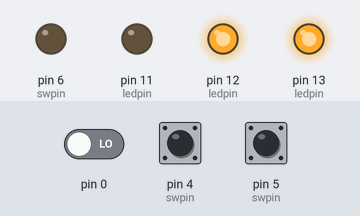
Simulated run of this sketch. Board: Arduino Uno, built with avr-gcc and run on an emulated ATmega328P. Parts: output pins drawn as LEDs (lit = HIGH). The test bench sets the inputs (shaded band); at power-on: pin 0 LOW, pin 4 (swpin) HIGH, pin 5 (swpin) HIGH.

Above: at 1.2 s.
1.3 s: pin 0 driven HIGH
At 3.0 s:
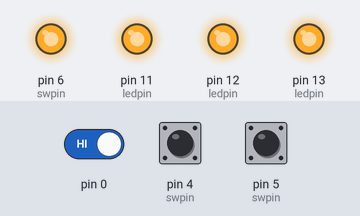
4.3 s: pin 4 (swpin) pulled LOW for 1 s
At 5.3 s:
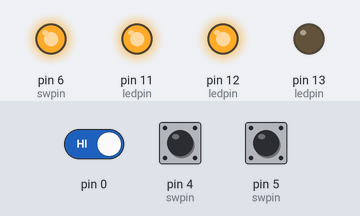
7.0 s: pin 5 (swpin) pulled LOW for 1 s
At 7.9 s:
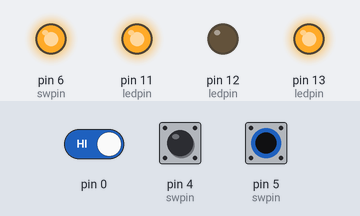
9.7 s: pin 0 driven LOW
At 10.15 s:
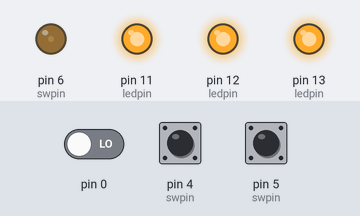
12.2 s: pin 4 (swpin) pulled LOW for 3.2 s
At 12.9 s:
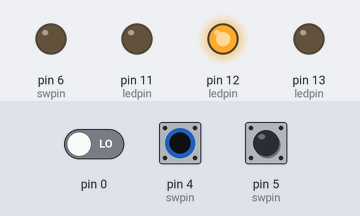
17.1 s: pin 5 (swpin) pulled LOW for 3.2 s
At 17.9 s:
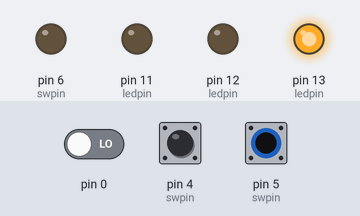
Timing chart, 0 to 22.1 s (numbered marks = the images above; inputs shaded):
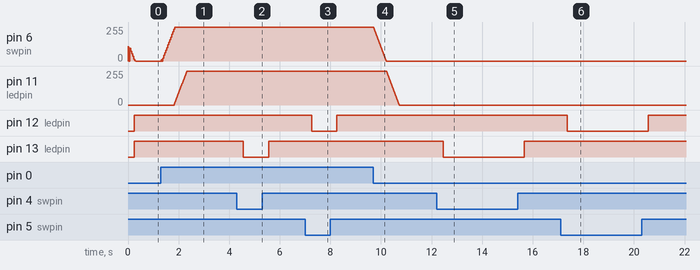

The sketch:

jansjo_control_fw.ino
```cpp
#define SW1 6
#define SW2 5
#define SW3 4
#define LED1 11
#define LED2 12
#define LED3 13
#define ledstep 5

unsigned char swpin[3] = {SW1,SW2,SW3};
unsigned char ledpwm[3] = {0,0,0};
unsigned char ledpin[3] = {LED1,LED2,LED3};
unsigned char idx = 0;

void setup() {
  for(idx=0; idx<4; ++idx){
    pinMode(swpin[idx], INPUT);
    pinMode(ledpin[idx], OUTPUT);
  }
}

void loop() {
  for(idx=0; idx<4; ++idx){
    if(true == digitalRead(swpin[idx])){
      if(255 > ledpwm[idx] + ledstep){
        ledpwm[idx] += ledstep;
      }
      else{
        ledpwm[idx] = 255;
      }
    }
    else{
      if(0 < ledpwm[idx] - ledstep){
        ledpwm[idx] -= ledstep;
      }
      else{
        ledpwm[idx] = 0;
      }
    }
    analogWrite(ledpin[idx],ledpwm[idx]);
  }
  delay(10);
}
```

Measured:
- after the input at 1.3 s, pin 11 (ledpin): moves from 0/255 to 255/255 over 0.50 s, starting after 0.52 s
- after the input at 4.3 s, pin 13 (ledpin): HIGH → LOW after 0.26 s, → HIGH 1.0 s later
- after the input at 7.0 s, pin 12 (ledpin): HIGH → LOW after 0.26 s, → HIGH 1.0 s later
- after the input at 9.7 s, pin 6 (swpin): moves from 255/255 to 0/255 over 0.50 s, starting at once; pin 11 (ledpin): moves from 255/255 to 0/255 over 0.50 s, starting after 0.52 s
- after the input at 12.2 s, pin 13 (ledpin): HIGH → LOW after 0.25 s, → HIGH 3.2 s later
- after the input at 17.1 s, pin 12 (ledpin): HIGH → LOW after 0.26 s, → HIGH 3.2 s later
